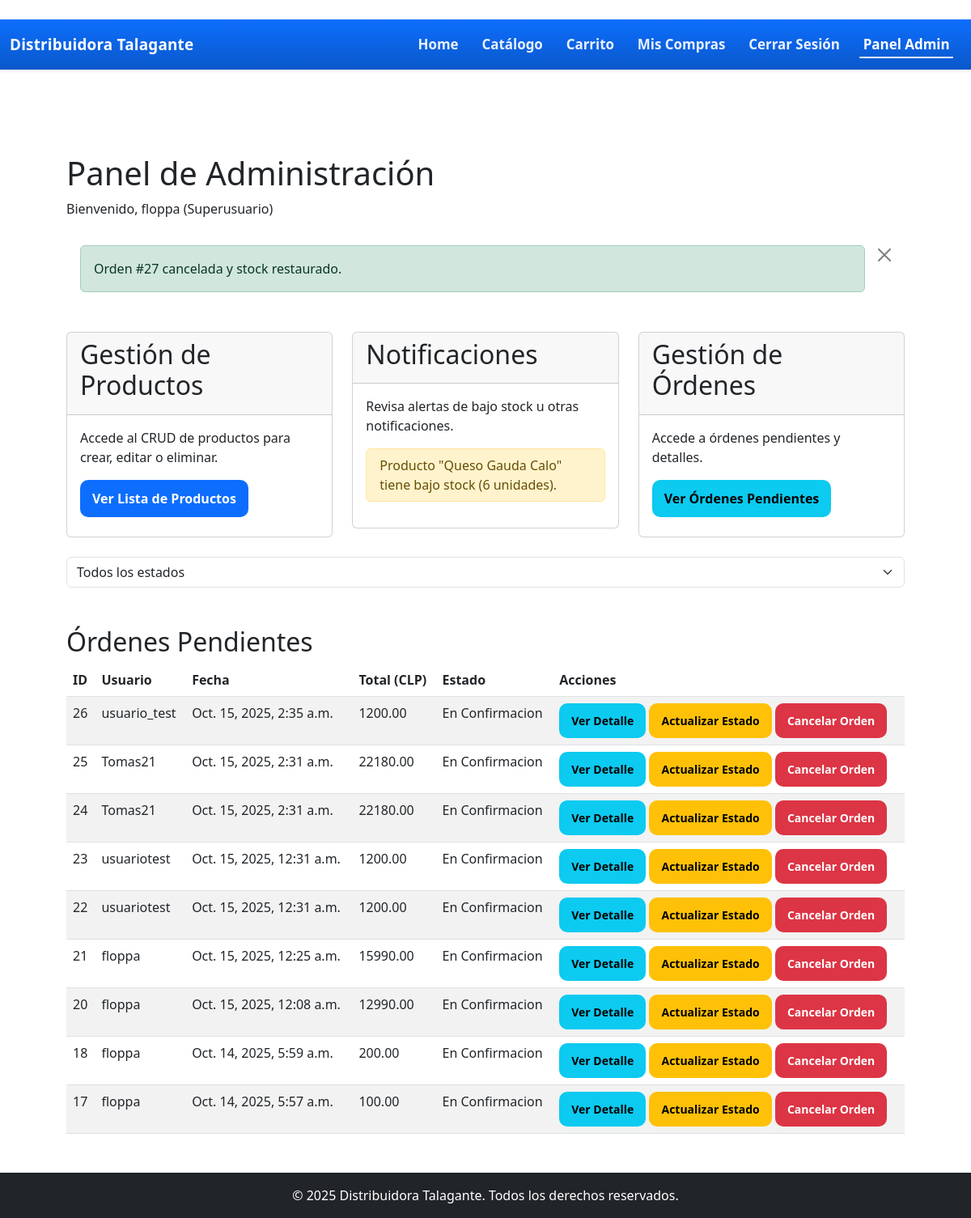
Page /admin_home/?delete_orden=27 (signed in) on the committed database.
### core/models.py (models this page shows, shortened)
class Producto(models.Model):
    nombre = models.CharField(max_length=100)
    precio = models.DecimalField(max_digits=10, decimal_places=2, validators=[MinValueValidator(0)])
    categoria = models.CharField(max_length=50)
    stock = models.IntegerField(default=0, validators=[MinValueValidator(0)])
    fecha_vencimiento = models.DateField(null=True, blank=True)
    imagen = models.ImageField(upload_to='productos/', blank=True)
    activo = models.BooleanField(default=True)

class Orden(models.Model):
    ESTADOS = [
        ('pendiente', 'Pendiente de Pago'),
        ('confirmacion', 'En Confirmacion'),
        ('preparacion', 'En Preparacion'),
        ('despacho', 'En Despacho/Listo para Retiro'),
        ('cancelado', 'Cancelado'),
    ]
    METODOS_PAGO = [
        ('transferencia', 'Transferencia Bancaria'),
        ('efectivo', 'Pago en Efectivo (Retiro)'),
    ]
    usuario = models.ForeignKey(User, on_delete=models.CASCADE)
    fecha = models.DateTimeField(auto_now_add=True)
    estado = models.CharField(max_length=20, choices=ESTADOS, default='pendiente')
    total = models.DecimalField(max_digits=10, decimal_places=2)
    metodo_pago = models.CharField(max_length=20, choices=METODOS_PAGO, default='transferencia')
    instrucciones_transferencia = models.TextField(default="Realice transferencia a Cuenta XYZ y envie comprobante.")
    ccomprobante = models.TextField(blank=True, null=True, help_text="Nota o enlace a comprobante de transferencia (opcional).")
    def save(self, *args, **kwargs):
        super().save(*args, **kwargs)
        if self.estado == 'cancelado':
            for item in self.itemorden_set.all():
                item.producto.stock += item.cantidad
                item.producto.save()

### core/views.py (the view)
# urls.py: path('admin_home/', views.admin_home, name='admin_home'),
@login_required
@user_passes_test(is_superuser, login_url='catalogo')
def admin_home(request):
    productos_bajo_stock = Producto.objects.filter(stock__lt=10)
    estado_filtro = request.GET.get('estado', '')  # Filtro por estado desde la URL
    ordenes_query = Orden.objects.filter(estado__in=['pendiente', 'confirmacion', 'preparacion'])
    if estado_filtro:
        ordenes_query = ordenes_query.filter(estado=estado_filtro)
    ordenes = ordenes_query.order_by('-fecha')
    paginator = Paginator(ordenes, 10)  # 10 órdenes por página
    page_number = request.GET.get('page')
    ordenes_paginated = paginator.get_page(page_number)
    item_id = request.GET.get('delete_item')
    orden_id = request.GET.get('delete_orden')
    if item_id:
        try:
            item = ItemOrden.objects.get(id=item_id)
            orden = item.orden
            producto = item.producto
            cantidad = item.cantidad
            item.delete()
            producto.stock += cantidad
            producto.save()
            orden.total -= item.cantidad * item.precio
            orden.save()
            messages.success(request, f'Ítem "{producto.nombre}" eliminado de la orden #{orden.id}. Stock restaurado.')
        except ItemOrden.DoesNotExist:
            messages.error(request, 'Ítem no encontrado.')
    elif orden_id:
        try:
            orden = Orden.objects.get(id=orden_id)
            orden.estado = 'cancelado'  # Esto activa el método save para restaurar stock
            orden.save()
            messages.success(request, f'Orden #{orden.id} cancelada y stock restaurado.')
        except Orden.DoesNotExist:
            messages.error(request, 'Orden no encontrada.')
    context = {
        'productos_bajo_stock': productos_bajo_stock,
        'ordenes': ordenes_paginated,
        'estado_filtro': estado_filtro,
    }
    return render(request, 'core/admin_home.html', context)

### core/views.py (called while the page is built)
def is_superuser(user):
    return user.is_superuser

### core/templates/core/admin_home.html (shortened to what this page needs)
﻿{% extends 'core/base.html' %}
{% load static %}
{% block content %}
<div class="container mt-5">
    <h1>Panel de Administración</h1>
    <p>Bienvenido, {{ user.username }} (Superusuario)</p>
    {% if messages %}
        <div class="alert alert-dismissible fade show" role="alert">
            {% for message in messages %}
                <div class="alert alert-{{ message.tags }}">{{ message }}</div>
            {% endfor %}
            <button type="button" class="btn-close" data-bs-dismiss="alert" aria-label="Close"></button>
        </div>
    {% endif %}
    <div class="row">
        <div class="col-md-4 mb-4">
            <div class="card">
                <div class="card-header">
                    <h2>Gestión de Productos</h2>
                </div>
                <div class="card-body">
                    <p>Accede al CRUD de productos para crear, editar o eliminar.</p>
                    <a href="{% url 'producto_list' %}" class="btn btn-primary mb-2">Ver Lista de Productos</a>
                </div>
            </div>
        </div>
        <div class="col-md-4 mb-4">
            <div class="card">
                <div class="card-header">
                    <h2>Notificaciones</h2>
                </div>
                <div class="card-body">
                    <p>Revisa alertas de bajo stock u otras notificaciones.</p>
                    <ul class="list-group mb-3">
                        {% for producto in productos_bajo_stock %}
                            <li class="list-group-item list-group-item-warning">
                                Producto "{{ producto.nombre }}" tiene bajo stock ({{ producto.stock }} unidades).
                            </li>
                        {% empty %}
                            <li class="list-group-item">No hay notificaciones de stock bajo.</li>
                        {% endfor %}
                    </ul>
                </div>
            </div>
        </div>
        <div class="col-md-4 mb-4">
            <div class="card">
                <div class="card-header">
                    <h2>Gestión de Órdenes</h2>
                </div>
                <div class="card-body">
                    <p>Accede a órdenes pendientes y detalles.</p>
                    <a href="{% url 'admin_home' %}#ordenes-list" class="btn btn-info mb-2">Ver Órdenes Pendientes</a>
                </div>
            </div>
        </div>
    </div>
    <div class="mb-3">
        <select id="filtro-estado" class="form-select" onchange="window.location.href='?estado=' + this.value">
            <option value="">Todos los estados</option>
        </select>
    </div>
    <div id="ordenes-list" class="mt-5">
        <h2>Órdenes Pendientes</h2>
        <table class="table table-striped">
            <thead>
                <tr>
                    <th>ID</th>
                    <th>Usuario</th>
                    <th>Fecha</th>
                    <th>Total (CLP)</th>
                    <th>Estado</th>
                    <th>Acciones</th>
                </tr>
            </thead>
            <tbody>
                {% for orden in ordenes %}
                    <tr>
                        <td>{{ orden.id }}</td>
                        <td>{{ orden.usuario.username }}</td>
                        <td>{{ orden.fecha }}</td>
                        <td>{{ orden.total|floatformat:2 }}</td>
                        <td>{{ orden.get_estado_display }}</td>
                        <td>
                            <a href="{% url 'orden_detail' orden.id %}" class="btn btn-sm btn-info">Ver Detalle</a>
                            <a href="{% url 'update_orden_status' orden.id %}" class="btn btn-sm btn-warning">Actualizar Estado</a>
                            <a href="?delete_orden={{ orden.id }}" class="btn btn-sm btn-danger" onclick="return confirm('¿Estás seguro de cancelar la orden #{{ orden.id }}?')">Cancelar Orden</a>
                        </td>
                    </tr>
                {% empty %}
                    <tr>
                        <td colspan="6">No hay órdenes pendientes.</td>
                    </tr>
                {% endfor %}
            </tbody>
        </table>
    </div>
</div>
{% endblock %}

### static/core/css/style.css (style rules this page uses)
:root { --bg:#0b0d10; --card:#14181d; --muted:#9aa4b2; --text:#e7eef7; --accent:#0d6efd; --radius:18px; --shadow:0 10px 24px rgba(0,0,0,.12); --nav-h:62px; }
body,input,select,button,table,.btn,.badge { font-family:system-ui,-apple-system,"Segoe UI",Roboto,"Helvetica Neue",Arial,"Noto Sans","Liberation Sans","Apple Color Emoji","Segoe UI Emoji","Segoe UI Symbol","Noto Color Emoji",sans-serif; line-height:1.5; }
.container { max-width:1100px;margin:0 auto;padding:16px }
.btn { appearance:none;border:1px solid transparent;border-radius:10px;padding:10px 14px;font-weight:600;cursor:pointer;transition:.2s ease }
.btn-primary { background:var(--accent);color:#fff }
.btn-danger { background:#dc3545;color:#fff }
body.site { min-height:100vh;display:flex;flex-direction:column; }

### rows in the picture
Producto: nombre "Queso Gauda Calo", stock "6"
Orden: id "26", usuario.username "usuario_test", fecha "Oct. 15, 2025, 2:35 a.m.", total "1200.00", estado "En Confirmacion"
Orden: id "25", usuario.username "Tomas21", fecha "Oct. 15, 2025, 2:31 a.m.", total "22180.00", estado "En Confirmacion"
Orden: id "24", usuario.username "Tomas21", fecha "Oct. 15, 2025, 2:31 a.m.", total "22180.00", estado "En Confirmacion"
Orden: id "23", usuario.username "usuariotest", fecha "Oct. 15, 2025, 12:31 a.m.", total "1200.00", estado "En Confirmacion"
Orden: id "22", usuario.username "usuariotest", fecha "Oct. 15, 2025, 12:31 a.m.", total "1200.00", estado "En Confirmacion"
Orden: id "21", usuario.username "floppa", fecha "Oct. 15, 2025, 12:25 a.m.", total "15990.00", estado "En Confirmacion"
Orden: id "20", usuario.username "floppa", fecha "Oct. 15, 2025, 12:08 a.m.", total "12990.00", estado "En Confirmacion"
Orden: id "18", usuario.username "floppa", fecha "Oct. 14, 2025, 5:59 a.m.", total "200.00", estado "En Confirmacion"
Orden: id "17", usuario.username "floppa", fecha "Oct. 14, 2025, 5:57 a.m.", total "100.00", estado "En Confirmacion"

### other values in the picture
{{ user.username }} "floppa"
{{ message }} "Orden #27 cancelada y stock restaurado."
